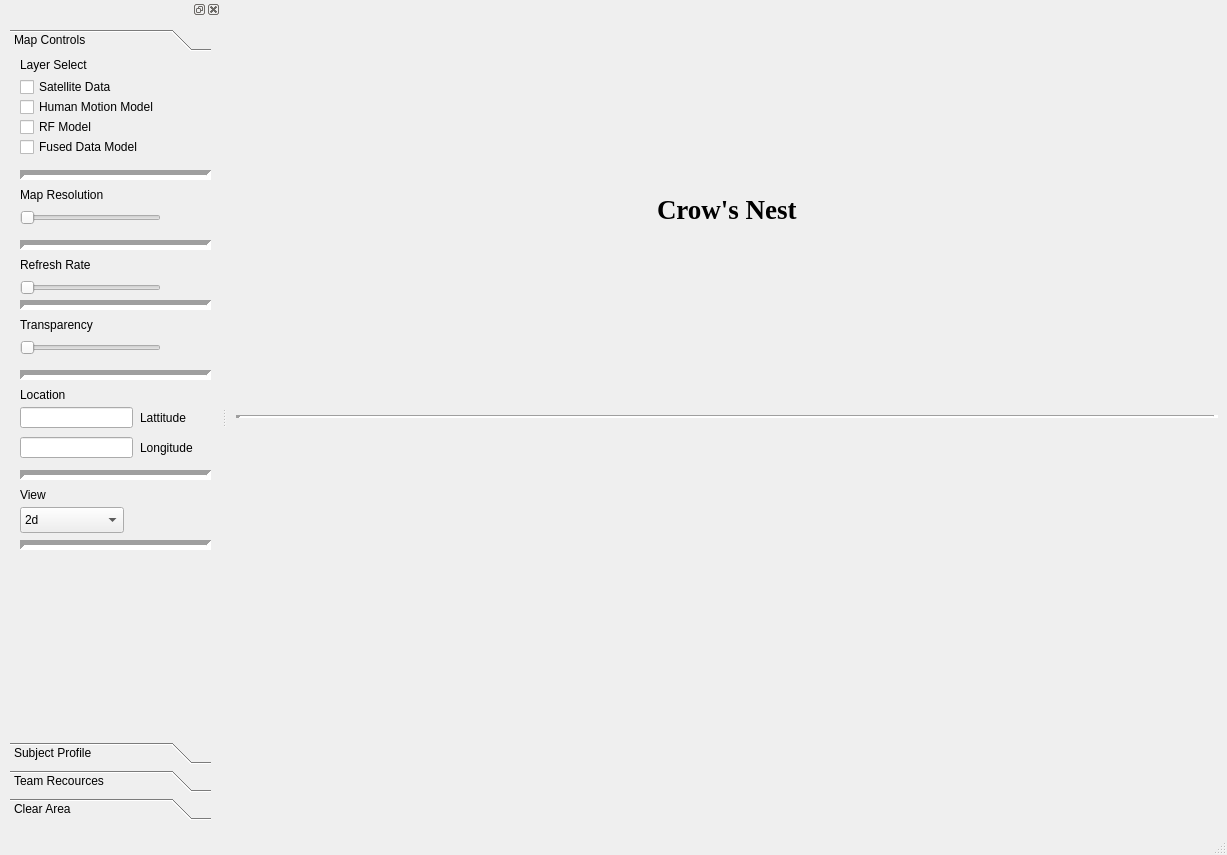
<?xml version="1.0" encoding="UTF-8"?>
<ui version="4.0">
 <class>MainWindow</class>
 <widget class="QMainWindow" name="MainWindow">
  <property name="geometry">
   <rect>
    <x>0</x>
    <y>0</y>
    <width>1227</width>
    <height>855</height>
   </rect>
  </property>
  <property name="minimumSize">
   <size>
    <width>1011</width>
    <height>576</height>
   </size>
  </property>
  <property name="windowTitle">
   <string>Crow's Nest</string>
  </property>
  <property name="unifiedTitleAndToolBarOnMac">
   <bool>false</bool>
  </property>
  <widget class="QWidget" name="centralwidget">
   <layout class="QVBoxLayout" name="verticalLayout">
    <item alignment="Qt::AlignHCenter">
     <widget class="QLabel" name="Header">
      <property name="font">
       <font>
        <family>Times New Roman</family>
        <pointsize>20</pointsize>
        <weight>75</weight>
        <bold>true</bold>
       </font>
      </property>
      <property name="text">
       <string>Crow's Nest</string>
      </property>
     </widget>
    </item>
    <item>
     <widget class="Line" name="Separator">
      <property name="lineWidth">
       <number>5</number>
      </property>
      <property name="orientation">
       <enum>Qt::Horizontal</enum>
      </property>
     </widget>
    </item>
    <item>
     <widget class="QWidget" name="Plot" native="true"/>
    </item>
   </layout>
  </widget>
  <widget class="QStatusBar" name="statusbar"/>
  <widget class="QDockWidget" name="LayeyToggle">
   <property name="minimumSize">
    <size>
     <width>221</width>
     <height>38</height>
    </size>
   </property>
   <attribute name="dockWidgetArea">
    <number>1</number>
   </attribute>
   <widget class="QWidget" name="dockWidgetContents_2">
    <widget class="QLabel" name="reslabel">
     <property name="geometry">
      <rect>
       <x>120</x>
       <y>160</y>
       <width>16</width>
       <height>16</height>
      </rect>
     </property>
     <property name="text">
      <string/>
     </property>
    </widget>
    <widget class="QToolBox" name="toolBox">
     <property name="geometry">
      <rect>
       <x>10</x>
       <y>10</y>
       <width>201</width>
       <height>791</height>
      </rect>
     </property>
     <property name="currentIndex">
      <number>0</number>
     </property>
     <widget class="QWidget" name="page">
      <property name="geometry">
       <rect>
        <x>0</x>
        <y>0</y>
        <width>201</width>
        <height>655</height>
       </rect>
      </property>
      <attribute name="label">
       <string>Map Controls</string>
      </attribute>
      <widget class="QLabel" name="label">
       <property name="geometry">
        <rect>
         <x>10</x>
         <y>0</y>
         <width>81</width>
         <height>16</height>
        </rect>
       </property>
       <property name="text">
        <string>Layer Select</string>
       </property>
      </widget>
      <widget class="QCheckBox" name="sat">
       <property name="geometry">
        <rect>
         <x>10</x>
         <y>20</y>
         <width>111</width>
         <height>20</height>
        </rect>
       </property>
       <property name="text">
        <string>Satellite Data</string>
       </property>
      </widget>
      <widget class="QCheckBox" name="human">
       <property name="geometry">
        <rect>
         <x>10</x>
         <y>40</y>
         <width>161</width>
         <height>20</height>
        </rect>
       </property>
       <property name="text">
        <string>Human Motion Model</string>
       </property>
      </widget>
      <widget class="QCheckBox" name="rf">
       <property name="geometry">
        <rect>
         <x>10</x>
         <y>60</y>
         <width>161</width>
         <height>20</height>
        </rect>
       </property>
       <property name="text">
        <string>RF Model</string>
       </property>
      </widget>
      <widget class="QCheckBox" name="fuse">
       <property name="geometry">
        <rect>
         <x>10</x>
         <y>80</y>
         <width>161</width>
         <height>20</height>
        </rect>
       </property>
       <property name="text">
        <string>Fused Data Model</string>
       </property>
      </widget>
      <widget class="QLabel" name="label_2">
       <property name="geometry">
        <rect>
         <x>10</x>
         <y>130</y>
         <width>131</width>
         <height>16</height>
        </rect>
       </property>
       <property name="text">
        <string>Map Resolution</string>
       </property>
      </widget>
      <widget class="QSlider" name="resolution">
       <property name="geometry">
        <rect>
         <x>10</x>
         <y>150</y>
         <width>141</width>
         <height>22</height>
        </rect>
       </property>
       <property name="orientation">
        <enum>Qt::Horizontal</enum>
       </property>
      </widget>
      <widget class="Line" name="Separator_2">
       <property name="geometry">
        <rect>
         <x>10</x>
         <y>110</y>
         <width>191</width>
         <height>16</height>
        </rect>
       </property>
       <property name="lineWidth">
        <number>5</number>
       </property>
       <property name="orientation">
        <enum>Qt::Horizontal</enum>
       </property>
      </widget>
      <widget class="Line" name="Separator_3">
       <property name="geometry">
        <rect>
         <x>10</x>
         <y>180</y>
         <width>191</width>
         <height>16</height>
        </rect>
       </property>
       <property name="lineWidth">
        <number>5</number>
       </property>
       <property name="orientation">
        <enum>Qt::Horizontal</enum>
       </property>
      </widget>
      <widget class="QLabel" name="label_3">
       <property name="geometry">
        <rect>
         <x>10</x>
         <y>330</y>
         <width>131</width>
         <height>16</height>
        </rect>
       </property>
       <property name="text">
        <string>Location</string>
       </property>
      </widget>
      <widget class="QLineEdit" name="lat">
       <property name="geometry">
        <rect>
         <x>10</x>
         <y>350</y>
         <width>113</width>
         <height>21</height>
        </rect>
       </property>
      </widget>
      <widget class="QLabel" name="label_4">
       <property name="geometry">
        <rect>
         <x>130</x>
         <y>350</y>
         <width>61</width>
         <height>21</height>
        </rect>
       </property>
       <property name="text">
        <string>Lattitude</string>
       </property>
      </widget>
      <widget class="QLineEdit" name="long_2">
       <property name="geometry">
        <rect>
         <x>10</x>
         <y>380</y>
         <width>113</width>
         <height>21</height>
        </rect>
       </property>
      </widget>
      <widget class="QLabel" name="label_5">
       <property name="geometry">
        <rect>
         <x>130</x>
         <y>380</y>
         <width>61</width>
         <height>21</height>
        </rect>
       </property>
       <property name="text">
        <string>Longitude</string>
       </property>
      </widget>
      <widget class="Line" name="Separator_4">
       <property name="geometry">
        <rect>
         <x>10</x>
         <y>410</y>
         <width>191</width>
         <height>16</height>
        </rect>
       </property>
       <property name="lineWidth">
        <number>5</number>
       </property>
       <property name="orientation">
        <enum>Qt::Horizontal</enum>
       </property>
      </widget>
      <widget class="QLabel" name="label_6">
       <property name="geometry">
        <rect>
         <x>10</x>
         <y>430</y>
         <width>131</width>
         <height>16</height>
        </rect>
       </property>
       <property name="text">
        <string>View</string>
       </property>
      </widget>
      <widget class="Line" name="Separator_5">
       <property name="geometry">
        <rect>
         <x>10</x>
         <y>480</y>
         <width>191</width>
         <height>16</height>
        </rect>
       </property>
       <property name="lineWidth">
        <number>5</number>
       </property>
       <property name="orientation">
        <enum>Qt::Horizontal</enum>
       </property>
      </widget>
      <widget class="Line" name="Separator_6">
       <property name="geometry">
        <rect>
         <x>10</x>
         <y>310</y>
         <width>191</width>
         <height>16</height>
        </rect>
       </property>
       <property name="lineWidth">
        <number>5</number>
       </property>
       <property name="orientation">
        <enum>Qt::Horizontal</enum>
       </property>
      </widget>
      <widget class="QLabel" name="label_7">
       <property name="geometry">
        <rect>
         <x>10</x>
         <y>200</y>
         <width>131</width>
         <height>16</height>
        </rect>
       </property>
       <property name="text">
        <string>Refresh Rate</string>
       </property>
      </widget>
      <widget class="QSlider" name="refresh">
       <property name="geometry">
        <rect>
         <x>10</x>
         <y>220</y>
         <width>141</width>
         <height>22</height>
        </rect>
       </property>
       <property name="orientation">
        <enum>Qt::Horizontal</enum>
       </property>
      </widget>
      <widget class="Line" name="Separator_7">
       <property name="geometry">
        <rect>
         <x>10</x>
         <y>240</y>
         <width>191</width>
         <height>16</height>
        </rect>
       </property>
       <property name="lineWidth">
        <number>5</number>
       </property>
       <property name="orientation">
        <enum>Qt::Horizontal</enum>
       </property>
      </widget>
      <widget class="QLabel" name="label_8">
       <property name="geometry">
        <rect>
         <x>10</x>
         <y>260</y>
         <width>131</width>
         <height>16</height>
        </rect>
       </property>
       <property name="text">
        <string>Transparency</string>
       </property>
      </widget>
      <widget class="QSlider" name="transparency">
       <property name="geometry">
        <rect>
         <x>10</x>
         <y>280</y>
         <width>141</width>
         <height>22</height>
        </rect>
       </property>
       <property name="orientation">
        <enum>Qt::Horizontal</enum>
       </property>
      </widget>
      <widget class="QComboBox" name="view_sel">
       <property name="geometry">
        <rect>
         <x>10</x>
         <y>450</y>
         <width>104</width>
         <height>26</height>
        </rect>
       </property>
       <item>
        <property name="text">
         <string>2d</string>
        </property>
       </item>
       <item>
        <property name="text">
         <string>3d</string>
        </property>
       </item>
      </widget>
     </widget>
     <widget class="QWidget" name="page_4">
      <property name="geometry">
       <rect>
        <x>0</x>
        <y>0</y>
        <width>201</width>
        <height>655</height>
       </rect>
      </property>
      <attribute name="label">
       <string>Subject Profile</string>
      </attribute>
     </widget>
     <widget class="QWidget" name="page_3">
      <property name="geometry">
       <rect>
        <x>0</x>
        <y>0</y>
        <width>201</width>
        <height>655</height>
       </rect>
      </property>
      <attribute name="label">
       <string>Team Recources</string>
      </attribute>
     </widget>
     <widget class="QWidget" name="page_2">
      <property name="geometry">
       <rect>
        <x>0</x>
        <y>0</y>
        <width>201</width>
        <height>655</height>
       </rect>
      </property>
      <attribute name="label">
       <string>Clear Area</string>
      </attribute>
     </widget>
    </widget>
   </widget>
  </widget>
 </widget>
 <resources/>
 <connections/>
</ui>
